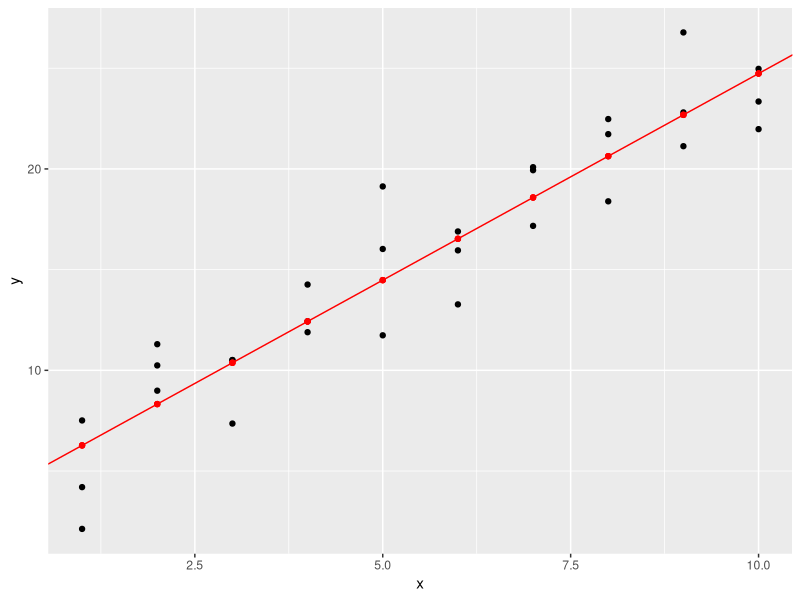
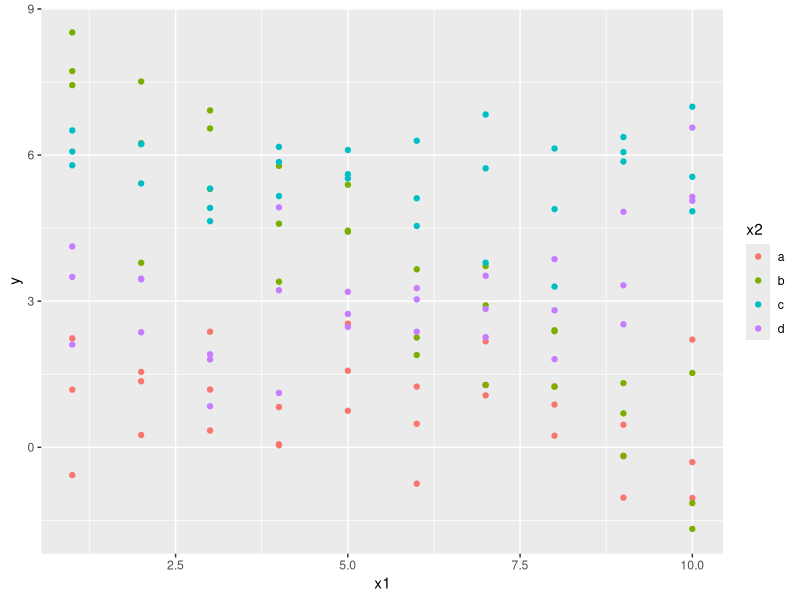
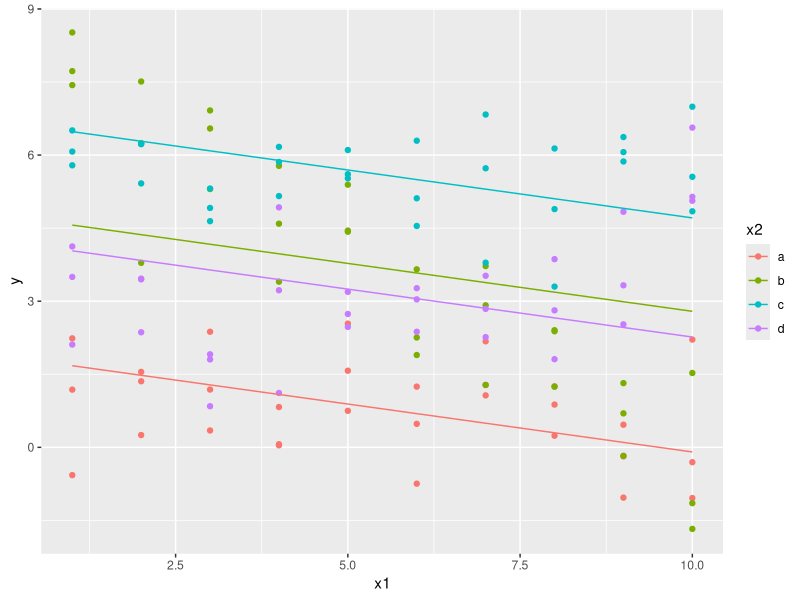
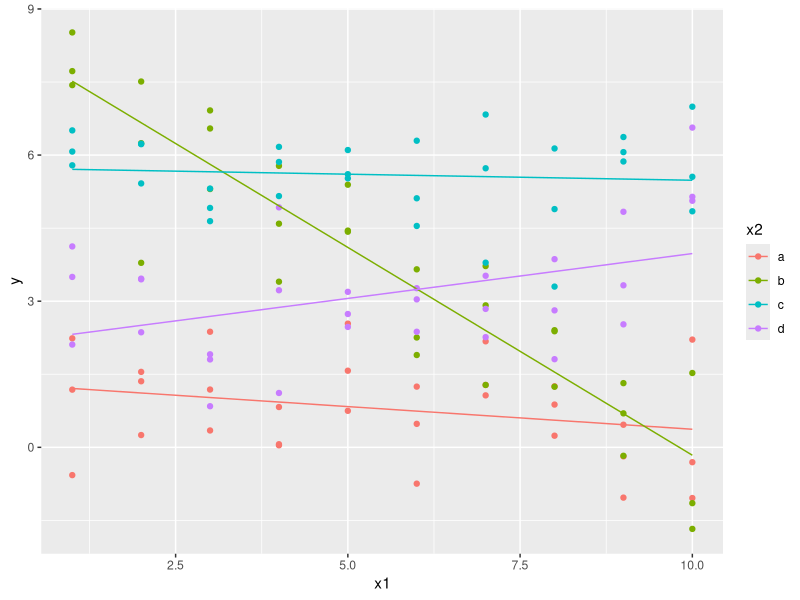

The R source for these figures, in order:
library(modelr)
library(ggplot2)
library(tidyverse)

sim1
sim1_mod <- lm(y ~ x, data = sim1)
sim1_mod
sim1_mod_no_intercept <- lm(y ~ x - 1, data = sim1)
sim1_mod_no_intercept
summary(sim1_mod)
coef(sim1_mod)
str(sim1_mod)
sim1_mod$coefficients

sim_not_square <- lm(y ~ x + x*x, data = sim1)
sim_not_square
(sim_square <- lm(y ~ x + I(x*x), data = sim1))
sim1b <- sim1 |>
  mutate(sq = x*x)
summary(lm(y ~ x + sq, data = sim1b))

# Add predictions and residuals
library(broom)

(df <- augment(sim1_mod))

(v <- sim1_mod$coefficients)
v[1]
v[2]

ggplot(df, aes(x = x, y = y)) + 
  geom_point() +
  geom_point(mapping = aes(y = .fitted), color = "red") +
  geom_abline(aes(
    intercept = coef(sim1_mod)[1],
    slope = coef(sim1_mod)[2]
  ), color = "red")


# Richer linear models
sim3 
ggplot(sim3, aes(x1, y, color = x2)) +
  geom_point()

mod1 <- lm( y ~ x1 + x2, data = sim3)
mod2 <- lm( y ~ x1*x2, data = sim3 )
mod2b <- lm( y ~ x1 + x2 + x1:x2, data = sim3)

mod1
mod2
mod2b

sim3_1 <- sim3 |>
  mutate(
    mod1 = augment(mod1)[[".fitted"]],
    mod2 = augment(mod2)$.fitted
  )
sim3_1

augment(mod1)


sim3_1 |>
  ggplot(aes(x = x1, y = y, color = x2)) + 
  geom_point() + 
  geom_line(aes(y = mod1))

sim3_1 |>
  ggplot(aes(x = x1, y = y, color = x2)) + 
  geom_point() + 
  geom_line(aes(y = mod2))

# Functions

square_func <- function(x) {
  #x + x
  #print("I will compute it...")
  x*x
}
three_squared <- square_func(3)
three_squared

sqrt(2)
sqrt(-2)

my_sqrt <- function(x) {
  if (x < 0) {
    "not allowed"
  } else {
    sqrt(x)
  }
}

my_sqrt(3)
my_sqrt(-3)

my_sqrt2 <- function(x) {
  ifelse( x < 0, "not allowed", sqrt(x))
}

my_sqrt2(3)
my_sqrt2(-3)

# random seed
runif(10)
runif(10)
set.seed(42)
runif(10)
set.seed(42)
runif(10)